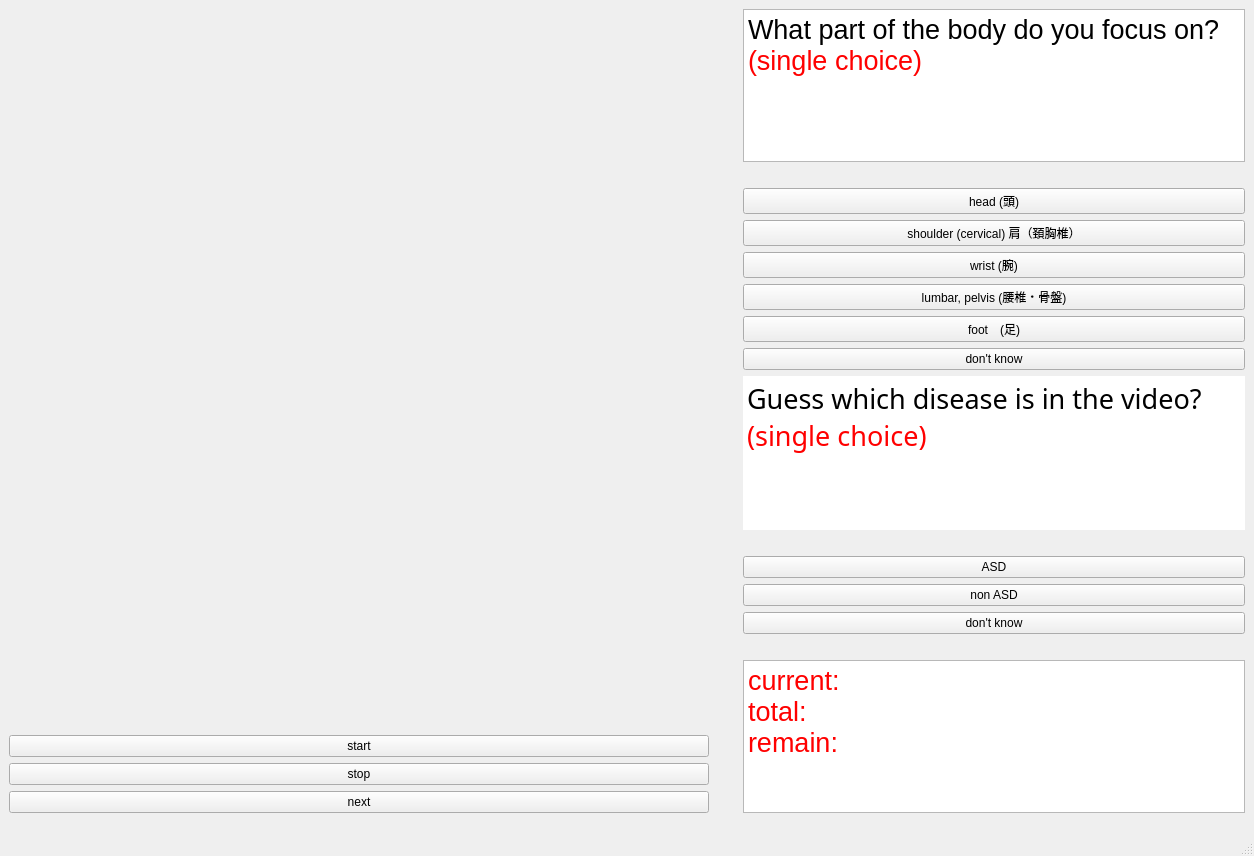
<?xml version="1.0" encoding="UTF-8"?>
<ui version="4.0">
 <class>MainWindow</class>
 <widget class="QMainWindow" name="MainWindow">
  <property name="geometry">
   <rect>
    <x>0</x>
    <y>0</y>
    <width>1254</width>
    <height>839</height>
   </rect>
  </property>
  <property name="windowTitle">
   <string>MainWindow</string>
  </property>
  <widget class="QWidget" name="centralwidget">
   <layout class="QGridLayout" name="gridLayout_2">
    <item row="0" column="5">
     <layout class="QVBoxLayout" name="verticalLayout_2">
      <item>
       <widget class="QTextBrowser" name="attention_text">
        <property name="enabled">
         <bool>true</bool>
        </property>
        <property name="minimumSize">
         <size>
          <width>500</width>
          <height>100</height>
         </size>
        </property>
        <property name="html">
         <string>&lt;!DOCTYPE HTML PUBLIC &quot;-//W3C//DTD HTML 4.0//EN&quot; &quot;http://www.w3.org/TR/REC-html40/strict.dtd&quot;&gt;
&lt;html&gt;&lt;head&gt;&lt;meta name=&quot;qrichtext&quot; content=&quot;1&quot; /&gt;&lt;style type=&quot;text/css&quot;&gt;
p, li { white-space: pre-wrap; }
&lt;/style&gt;&lt;/head&gt;&lt;body style=&quot; font-family:'SimSun'; font-size:9pt; font-weight:400; font-style:normal;&quot;&gt;
&lt;p style=&quot; margin-top:0px; margin-bottom:0px; margin-left:0px; margin-right:0px; -qt-block-indent:0; text-indent:0px;&quot;&gt;&lt;span style=&quot; font-size:20pt;&quot;&gt;What part of the body do you focus on?&lt;/span&gt;&lt;/p&gt;
&lt;p style=&quot; margin-top:0px; margin-bottom:0px; margin-left:0px; margin-right:0px; -qt-block-indent:0; text-indent:0px;&quot;&gt;&lt;span style=&quot; font-size:20pt; color:#ff0000;&quot;&gt;(single choice)&lt;/span&gt;&lt;/p&gt;&lt;/body&gt;&lt;/html&gt;</string>
        </property>
       </widget>
      </item>
      <item>
       <spacer name="horizontalSpacer_2">
        <property name="orientation">
         <enum>Qt::Horizontal</enum>
        </property>
        <property name="sizeHint" stdset="0">
         <size>
          <width>40</width>
          <height>20</height>
         </size>
        </property>
       </spacer>
      </item>
      <item>
       <widget class="QPushButton" name="head_btn">
        <property name="text">
         <string>head (頭)</string>
        </property>
        <property name="checkable">
         <bool>true</bool>
        </property>
       </widget>
      </item>
      <item>
       <widget class="QPushButton" name="shoulder_btn">
        <property name="text">
         <string>shoulder (cervical) 肩（頚胸椎）</string>
        </property>
        <property name="checkable">
         <bool>true</bool>
        </property>
       </widget>
      </item>
      <item>
       <widget class="QPushButton" name="wrist_btn">
        <property name="text">
         <string>wrist (腕)</string>
        </property>
        <property name="checkable">
         <bool>true</bool>
        </property>
       </widget>
      </item>
      <item>
       <widget class="QPushButton" name="lumbar_pelvis_btn">
        <property name="text">
         <string>lumbar, pelvis (腰椎・骨盤)</string>
        </property>
        <property name="checkable">
         <bool>true</bool>
        </property>
       </widget>
      </item>
      <item>
       <widget class="QPushButton" name="foot_btn">
        <property name="text">
         <string>foot　(足)</string>
        </property>
        <property name="checkable">
         <bool>true</bool>
        </property>
       </widget>
      </item>
      <item>
       <widget class="QPushButton" name="focus_unkonwn_btn">
        <property name="text">
         <string>don't know</string>
        </property>
        <property name="checkable">
         <bool>true</bool>
        </property>
       </widget>
      </item>
      <item>
       <widget class="QTextBrowser" name="disease_text">
        <property name="enabled">
         <bool>true</bool>
        </property>
        <property name="minimumSize">
         <size>
          <width>500</width>
          <height>100</height>
         </size>
        </property>
        <property name="font">
         <font>
          <family>Agency FB</family>
          <pointsize>10</pointsize>
         </font>
        </property>
        <property name="mouseTracking">
         <bool>false</bool>
        </property>
        <property name="frameShape">
         <enum>QFrame::NoFrame</enum>
        </property>
        <property name="frameShadow">
         <enum>QFrame::Sunken</enum>
        </property>
        <property name="lineWidth">
         <number>0</number>
        </property>
        <property name="html">
         <string>&lt;!DOCTYPE HTML PUBLIC &quot;-//W3C//DTD HTML 4.0//EN&quot; &quot;http://www.w3.org/TR/REC-html40/strict.dtd&quot;&gt;
&lt;html&gt;&lt;head&gt;&lt;meta name=&quot;qrichtext&quot; content=&quot;1&quot; /&gt;&lt;style type=&quot;text/css&quot;&gt;
p, li { white-space: pre-wrap; }
&lt;/style&gt;&lt;/head&gt;&lt;body style=&quot; font-family:'Agency FB'; font-size:10pt; font-weight:400; font-style:normal;&quot;&gt;
&lt;p style=&quot; margin-top:0px; margin-bottom:0px; margin-left:0px; margin-right:0px; -qt-block-indent:0; text-indent:0px;&quot;&gt;&lt;span style=&quot; font-family:'SimSun'; font-size:20pt;&quot;&gt;Guess which disease is in the video?&lt;/span&gt;&lt;/p&gt;
&lt;p style=&quot; margin-top:0px; margin-bottom:0px; margin-left:0px; margin-right:0px; -qt-block-indent:0; text-indent:0px;&quot;&gt;&lt;span style=&quot; font-family:'SimSun'; font-size:20pt; color:#ff0000;&quot;&gt;(single choice)&lt;/span&gt;&lt;/p&gt;&lt;/body&gt;&lt;/html&gt;</string>
        </property>
       </widget>
      </item>
      <item>
       <spacer name="horizontalSpacer_3">
        <property name="orientation">
         <enum>Qt::Horizontal</enum>
        </property>
        <property name="sizeHint" stdset="0">
         <size>
          <width>40</width>
          <height>20</height>
         </size>
        </property>
       </spacer>
      </item>
      <item>
       <widget class="QPushButton" name="asd_btn">
        <property name="enabled">
         <bool>true</bool>
        </property>
        <property name="acceptDrops">
         <bool>false</bool>
        </property>
        <property name="text">
         <string>ASD</string>
        </property>
        <property name="checkable">
         <bool>true</bool>
        </property>
        <property name="checked">
         <bool>false</bool>
        </property>
        <property name="autoRepeat">
         <bool>false</bool>
        </property>
        <property name="autoDefault">
         <bool>false</bool>
        </property>
        <property name="default">
         <bool>false</bool>
        </property>
        <property name="flat">
         <bool>false</bool>
        </property>
       </widget>
      </item>
      <item>
       <widget class="QPushButton" name="non_asd_btn">
        <property name="text">
         <string>non ASD</string>
        </property>
        <property name="checkable">
         <bool>true</bool>
        </property>
        <property name="checked">
         <bool>false</bool>
        </property>
       </widget>
      </item>
      <item>
       <widget class="QPushButton" name="disease_unknown_btn">
        <property name="text">
         <string>don't know</string>
        </property>
        <property name="checkable">
         <bool>true</bool>
        </property>
       </widget>
      </item>
      <item>
       <spacer name="horizontalSpacer">
        <property name="orientation">
         <enum>Qt::Horizontal</enum>
        </property>
        <property name="sizeHint" stdset="0">
         <size>
          <width>40</width>
          <height>20</height>
         </size>
        </property>
       </spacer>
      </item>
      <item>
       <widget class="QTextBrowser" name="textBrowser">
        <property name="enabled">
         <bool>true</bool>
        </property>
        <property name="minimumSize">
         <size>
          <width>100</width>
          <height>100</height>
         </size>
        </property>
        <property name="html">
         <string>&lt;!DOCTYPE HTML PUBLIC &quot;-//W3C//DTD HTML 4.0//EN&quot; &quot;http://www.w3.org/TR/REC-html40/strict.dtd&quot;&gt;
&lt;html&gt;&lt;head&gt;&lt;meta name=&quot;qrichtext&quot; content=&quot;1&quot; /&gt;&lt;style type=&quot;text/css&quot;&gt;
p, li { white-space: pre-wrap; }
&lt;/style&gt;&lt;/head&gt;&lt;body style=&quot; font-family:'SimSun'; font-size:9pt; font-weight:400; font-style:normal;&quot;&gt;
&lt;p style=&quot; margin-top:0px; margin-bottom:0px; margin-left:0px; margin-right:0px; -qt-block-indent:0; text-indent:0px;&quot;&gt;&lt;span style=&quot; font-size:20pt; color:#ff0000;&quot;&gt;current:&lt;/span&gt;&lt;/p&gt;
&lt;p style=&quot; margin-top:0px; margin-bottom:0px; margin-left:0px; margin-right:0px; -qt-block-indent:0; text-indent:0px;&quot;&gt;&lt;span style=&quot; font-size:20pt; color:#ff0000;&quot;&gt;total:&lt;/span&gt;&lt;/p&gt;
&lt;p style=&quot; margin-top:0px; margin-bottom:0px; margin-left:0px; margin-right:0px; -qt-block-indent:0; text-indent:0px;&quot;&gt;&lt;span style=&quot; font-size:20pt; color:#ff0000;&quot;&gt;remain:&lt;/span&gt;&lt;/p&gt;
&lt;p style=&quot;-qt-paragraph-type:empty; margin-top:0px; margin-bottom:0px; margin-left:0px; margin-right:0px; -qt-block-indent:0; text-indent:0px; font-size:20pt; color:#ff0000;&quot;&gt;&lt;br /&gt;&lt;/p&gt;&lt;/body&gt;&lt;/html&gt;</string>
        </property>
       </widget>
      </item>
     </layout>
    </item>
    <item row="0" column="4" rowspan="3">
     <spacer name="verticalSpacer">
      <property name="orientation">
       <enum>Qt::Vertical</enum>
      </property>
      <property name="sizeHint" stdset="0">
       <size>
        <width>28</width>
        <height>498</height>
       </size>
      </property>
     </spacer>
    </item>
    <item row="0" column="0" colspan="2">
     <layout class="QVBoxLayout" name="verticalLayout">
      <item>
       <layout class="QVBoxLayout" name="verticalLayout_5">
        <item>
         <widget class="myVideoWidget" name="wgt_video" native="true">
          <property name="enabled">
           <bool>true</bool>
          </property>
          <property name="minimumSize">
           <size>
            <width>700</width>
            <height>700</height>
           </size>
          </property>
          <property name="whatsThis">
           <string>video player</string>
          </property>
         </widget>
        </item>
       </layout>
      </item>
      <item>
       <spacer name="horizontalSpacer_4">
        <property name="orientation">
         <enum>Qt::Horizontal</enum>
        </property>
        <property name="sizeHint" stdset="0">
         <size>
          <width>40</width>
          <height>20</height>
         </size>
        </property>
       </spacer>
      </item>
      <item>
       <widget class="QPushButton" name="start_button">
        <property name="text">
         <string>start</string>
        </property>
       </widget>
      </item>
      <item>
       <widget class="QPushButton" name="stop_button">
        <property name="text">
         <string>stop</string>
        </property>
       </widget>
      </item>
      <item>
       <widget class="QPushButton" name="next_button">
        <property name="text">
         <string>next</string>
        </property>
       </widget>
      </item>
     </layout>
    </item>
   </layout>
  </widget>
  <widget class="QMenuBar" name="menubar">
   <property name="geometry">
    <rect>
     <x>0</x>
     <y>0</y>
     <width>1254</width>
     <height>18</height>
    </rect>
   </property>
  </widget>
  <widget class="QStatusBar" name="statusbar"/>
 </widget>
 <customwidgets>
  <customwidget>
   <class>myVideoWidget</class>
   <extends>QWidget</extends>
   <header>myvideowidget.h</header>
   <container>1</container>
  </customwidget>
 </customwidgets>
 <resources/>
 <connections/>
</ui>
